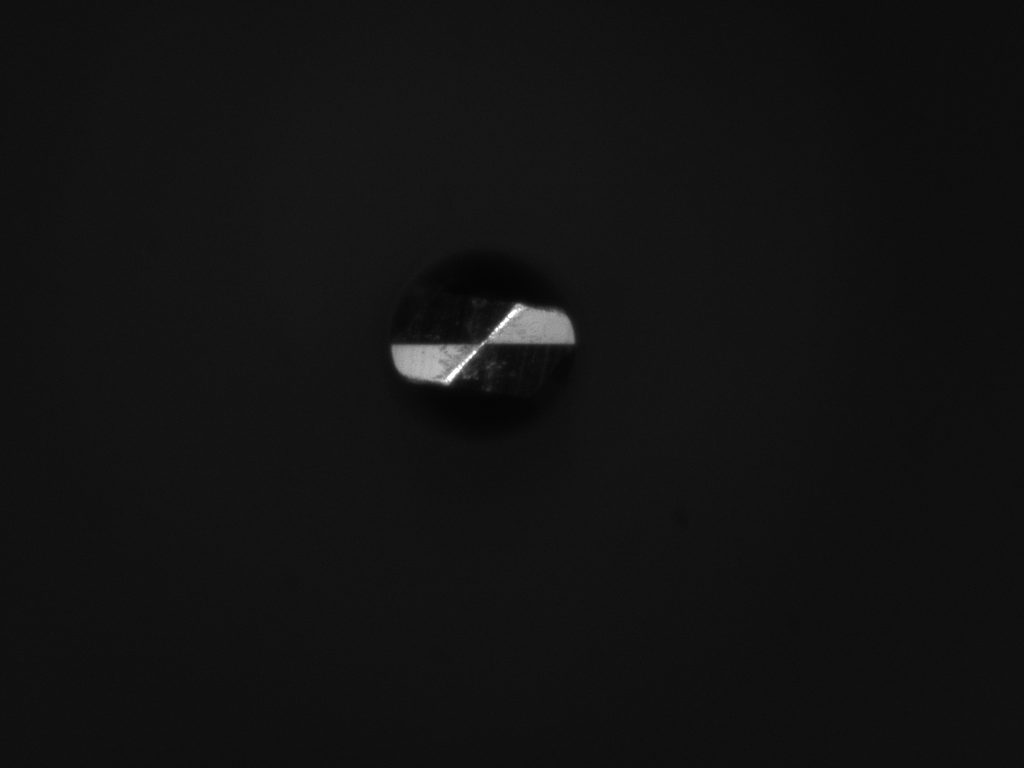
#> input picture imgs2/1-1000.png, 1024 x 768 px
$ python kmeans1000.py
#> lines starting #> are read from the running program, lines starting #| are printed output that depends on the picture; after the words box and inside, x2 and y2 are one past the last pixel; in counts of white or black regions, pixels touching at a corner belong together
import cv2
import numpy as np

# 读取彩色图像
img = cv2.imread('imgs2/1-1000.png')
#> img is the input picture: shape (768, 1024, 3); min 3, max 255, mean 18.6

# 将图像数据转换为二维数组形式
values = img.reshape((-1, 3))
values = np.float32(values)

# K-Means聚类
K = 7
criteria = (cv2.TERM_CRITERIA_EPS + cv2.TERM_CRITERIA_MAX_ITER, 10, 1.0)
ret, label, center = cv2.kmeans(values, K, None, criteria, 10, cv2.KMEANS_RANDOM_CENTERS)
#> ret = 8540527.2; center = [[8.19, 8.19, 8.19], [15.8, 15.8, 15.8], [99.88, 99.88, 99.88], [45.38, 45.38, 45.38], [153.9, 153.9, 153.9], [232.8, 232.8, 232.8], [19.52, 19.52, 19.52]]

# 创建新图像并根据聚类标签对像素点着色
segmented_img = np.zeros_like(values)
# segmented_img[np.where(label == 0)[0], :] = [255, 0, 0] # 给第0类像素点赋值蓝色
# segmented_img[np.where(label == 1)[0], :] = [0, 255, 0]  # 给第1类像素点赋值绿色
# segmented_img[np.where(label == 2)[0], :] = [0, 0, 255] # 给第2类像素点赋值红色
# segmented_img[np.where(label == 3)[0], :] = [0, 255, 0] # 给第3类像素点赋值黑色
segmented_img[np.where(label == 4)[0], :] = [0, 255, 0] # 给第3类像素点赋值白色
# segmented_img[np.where(label == 5)[0], :] = [0, 255, 255] # 给第3类像素点赋值白色
# segmented_img[np.where(label == 6)[0], :] = [255, 0, 255] # 给第3类像素点赋值白色

# 将分割后图像重新转化成与原图像相同的维度
segmented_img = segmented_img.reshape(img.shape)
# 创建掩膜图像
mask = np.zeros(segmented_img.shape[:2], dtype=np.uint8)
mask[np.where(np.all(segmented_img == [0, 255, 0], axis=-1))] = 255


# # 进行形态学开运算，去掉周围的绿色点
kernel = np.ones((3, 3), np.uint8)
opening = cv2.morphologyEx(mask, cv2.MORPH_OPEN, kernel)
#
kernel = np.ones((20, 20), np.uint8)
# # 进行形态学闭运算，填充区域内部空隙
closing = cv2.morphologyEx(opening, cv2.MORPH_CLOSE, kernel)


# 找到轮廓并获取最大轮廓及其面积
contours, _ = cv2.findContours(closing, cv2.RETR_EXTERNAL, cv2.CHAIN_APPROX_SIMPLE)
# max_contour = max(contours, key=cv2.contourArea)
total_area = 0
for i, contour in enumerate(contours):
    # 计算轮廓面积
    area = cv2.contourArea(contour)
    total_area += area
# 绘制最大轮廓并显示在原图上
print(total_area)
output = img.copy()
cv2.drawContours(output, contours, -1, (0, 255, 0), 2)
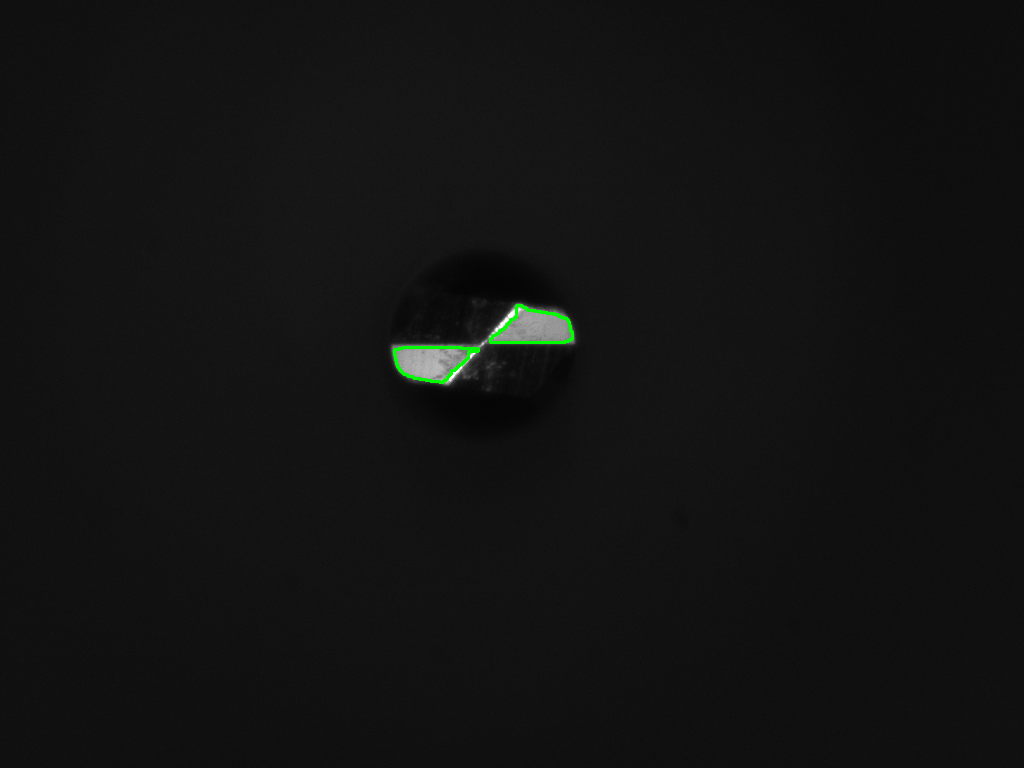
#> output: shape (768, 1024, 3); 0.17% of pixels changed, all inside (x1, y1, x2, y2) = (393, 304, 574, 384)
cv2.imshow('Contour', output)

# 显示聚类结果
cv2.imshow('Image', img)
cv2.imshow('Segmented Image', segmented_img)
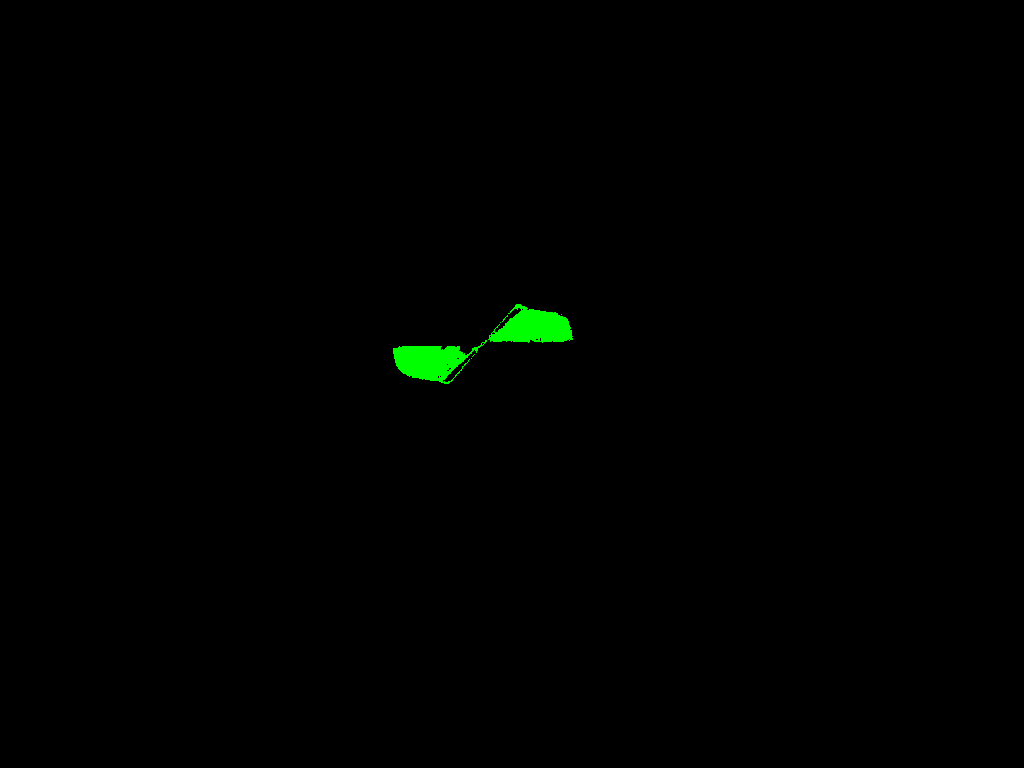
#> window 'Segmented Image': shape (768, 1024, 3); mean B, G, R 0, 1.4, 0
cv2.imshow('Mask', closing)
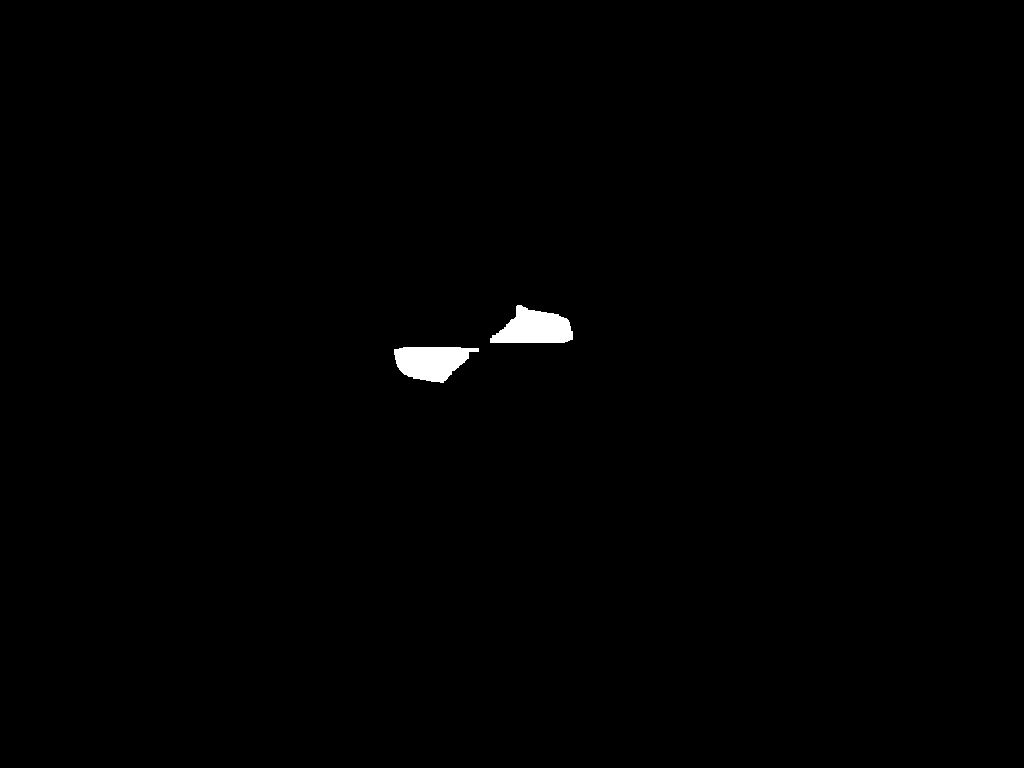
#> window 'Mask': shape (768, 1024); 0.53% white; 2 white regions, box (x1, y1, x2, y2) and area: (490, 305, 573, 343) 2101, (394, 347, 479, 383) 2098
cv2.imwrite('Contour1000.png', output)
# 等待关闭窗口
cv2.waitKey(0)
cv2.destroyAllWindows()
